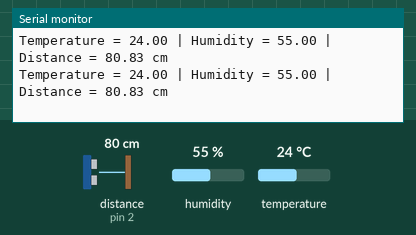
Simulated run of this sketch. Board: Arduino Uno, built with avr-gcc and run on an emulated ATmega328P. Parts: the last lines printed to the serial monitor. The inputs (shaded band) are chosen by the test bench; at power-on: distance to the obstacle (sensor on pin 2) 80 cm, temperature 24 °C, humidity 55 %. The echo pulse lasts 58.3 µs per cm.

Above: at 1.5 s.
1.6 s: distance to the obstacle (sensor on pin 2) set to 2 cm
At 2.2 s:
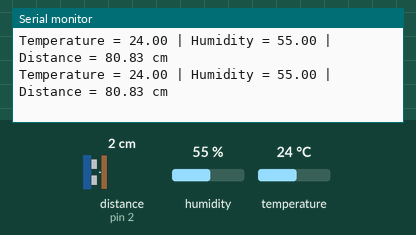
5.1 s: temperature set to 12 °C
At 6.3 s:
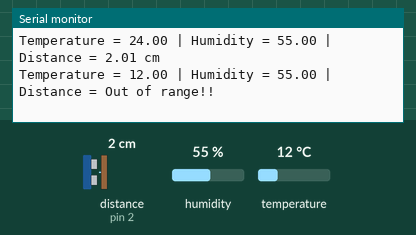
7.9 s: distance to the obstacle (sensor on pin 2) set to 4 cm
At 8.5 s:
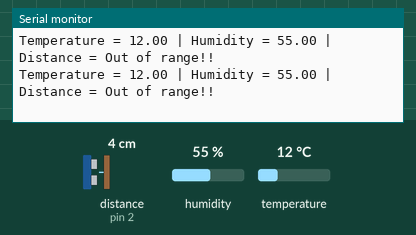
11.4 s: temperature set to 1 °C
At 12.0 s:
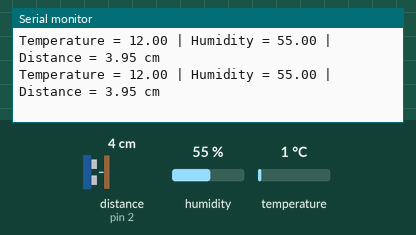
14.9 s: distance to the obstacle (sensor on pin 2) set to 9 cm
At 15.5 s:
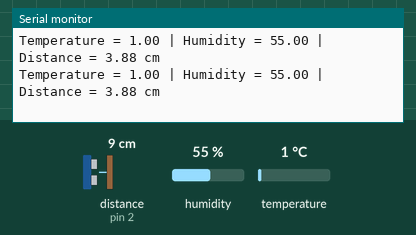
18.4 s: temperature set to 19 °C
At 18.8 s:
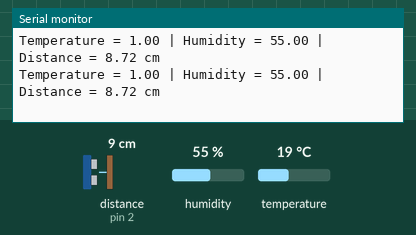
Timing chart, 0 to 21.4 s (numbered marks = the images above; inputs shaded):
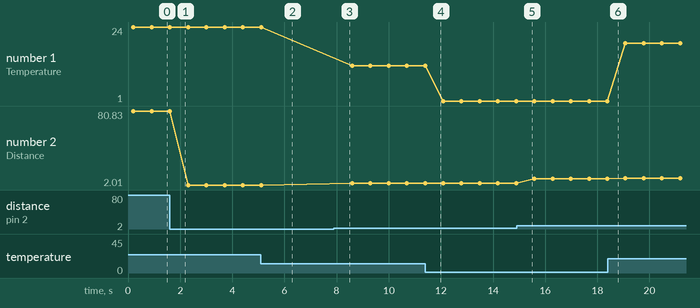

The sketch:

test_sonic.ino
```cpp
/*
  // Sonar
  #include <NewPing.h>

  #define TRIGGER_PIN 2
  #define ECHO_PIN 2
  #define MIN_DISTANCE 2
  #define MAX_DISTANCE 400
  #define ITERATIONS 5 // Default = 5

  NewPing sonar(TRIGGER_PIN, ECHO_PIN, MAX_DISTANCE);

  float distance, duration;

  void setup()
  {
    Serial.begin(9600);
  }

  void loop()
  {
    // distance = sonar.ping_cm();
    duration = sonar.ping_median(ITERATIONS);
    distance = (duration / 2) * 0.0343;

    Serial.print("Distance = ");
    if (distance > MAX_DISTANCE || distance < MIN_DISTANCE)
    {
        Serial.print("Out of range!!\n");
    }
    else
    {
        Serial.print(distance);
        Serial.print(" cm\n");
    }

    delay(500);
  }
*/
//=============================================================================

// Sonar
#include <NewPing.h>

#define TRIGGER_PIN 2
#define ECHO_PIN 2
#define MIN_DISTANCE 2
#define MAX_DISTANCE 400
#define ITERATIONS 5 // Default = 5

NewPing sonar(TRIGGER_PIN, ECHO_PIN, MAX_DISTANCE);

float distance, duration;

// Temperature/Humidity Sensor
#include <Adafruit_AHT10.h>

Adafruit_AHT10 aht;

float sound_speed; // Speed of sound in cm/ms

void setup()
{
  Serial.begin(9600);

  // Temperature-Humidity Sensor
  if (!aht.begin())
  {
    Serial.println("Could not find AHT10? Check wiring");
    while (1)
      delay(10);
  }
}

void loop()
{
  // Temperature-Humidity Sensor
  sensors_event_t temperature, humidity;
  aht.getEvent(&humidity, &temperature);

  sound_speed = (331.4 + (0.606 * temperature.temperature) + (0.0124 * humidity.relative_humidity)) / 10000;

  duration = sonar.ping_median(ITERATIONS);

  distance = (duration / 2) * sound_speed;

  Serial.print("Temperature = ");
  Serial.print(temperature.temperature);
  Serial.print(" | Humidity = ");
  Serial.print(humidity.relative_humidity);
  Serial.print(" | Distance = ");
  if (distance > MAX_DISTANCE || distance < MIN_DISTANCE)
  {
    Serial.print("Out of range!!\n");
  }
  else
  {
    Serial.print(distance);
    Serial.print(" cm\n");
  }

  delay(500);
}
```

Measured:
- after the input at 5.1 s, the serial monitor: prints a new line after 0.70 s (image 2)
- plotted number 1: 1 → 19 after the input at 18.4 s
- plotted number 2: 80.83 → 2.01 after the input at 1.6 s, 2.01 → 3.95 after the input at 7.9 s, 3.95 → 3.88 after the input at 11.4 s, 3.88 → 8.72 after the input at 14.9 s, 8.72 → 9 after the input at 18.4 s
